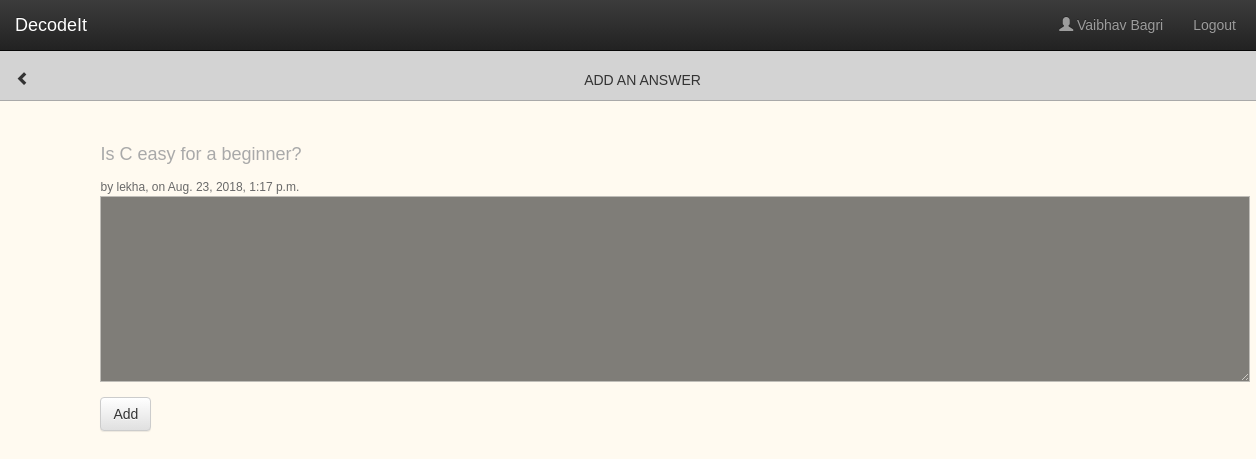
Page /question/add_answer/17/ (signed in) on the committed database.
### question/models.py (models this page shows)
class Question(models.Model):
    question_text = models.TextField(max_length=400)
    pub_date = models.DateTimeField(auto_now_add=True)
    added_by = models.ForeignKey(User,
                                 null=True, blank=True, on_delete=models.CASCADE, default=None)
    category = models.CharField(max_length=40, blank=False)

### question/views.py (the view)
# urls.py: path('add_answer/<int:question_id>/', views.addanswer_view, name='add_answer'),
@login_required
def addanswer_view(request, question_id):
    form = AnswerForm(request.POST)
    if form.is_valid():
        instance = form.save(commit=False)
        instance.added_by = request.user
        instance.question = Question.objects.get(pk=question_id)
        instance.save()
        return redirect('')
    else:
        question = Question.objects.get(pk=question_id)
        if question.added_by == request.user:
            return redirect('home')
        else:
            form = AnswerForm(request.POST)
            context = {
                'form': form,
                'question': question
            }
        return render(request, 'question/add_answer.html', context)

### question/forms.py
class AnswerForm(forms.ModelForm):
    answer = forms.TextInput()
    class Meta:
        model = Answer
        fields = ['answer']

### question/templates/question/add_answer.html (shortened to what this page needs)
{% extends 'base.html' %}
{% load static %}
{% block content %}
<div class="row">
    <div class="col-sm-12 htab">
      <p>
      <a href="/../../../" style="color: #333333"><span class="glyphicon glyphicon-chevron-left" style="float: left;padding-left: 15px"></span></a>
        ADD AN ANSWER
      </p>
    </div>
</div>
<div class="contain2">
    <form class="ansform" method="post">
        <p>{{ question.question_text }}</p>
        <small>by {{question.added_by}}, on {{question.pub_date}}</small>
        {% for field in form %}
          <p>
            {{ field }}
          </p>
        {% endfor %}
        <button class="btn btn-default" type="submit">Add</button>
     </form>
  </div>
{% endblock %}

### question/templates/navbar.html (shortened to what this page needs)
<div class= "navbar-wrapper">
    <div class="container">
        <nav class = "navbar navbar-inverse navbar-fixed-top" id="navbar_whole">
                <div class = "navbar-header">
                    <a class="navbar-brand" href=".">
                         <p>DecodeIt</p>
                    </a>
                </div>
                <div id= "navbar" class="navbar-collapse collapse">
                    <ul class="nav navbar-nav navbar-right" style="padding-right: 20px">
                        {% if user.is_authenticated %}
                            <li><a href="."><span class="glyphicon glyphicon-user"></span> {{ user.get_full_name }}</a></li>
                            <li><a href="{% url 'logout' %}">Logout</a></li>
                        {% endif %}
                    </ul>
                </div>
        </nav>
    </div>
</div>

### question/static/css/style.css (style rules this page uses)
body { background-color: blue; }

### question/templates/css.html (style rules this page uses)
body { background-image: url("https://www.wallpaperflare.com/static/498/674/557/light-bulb-lightbulb-light-bulb-wallpaper.jpg"); background-size: cover; background-attachment: fixed; background-color: floralwhite; padding-top: 50px; font-family: "Arial"; }
.contain2 { position: absolute; top:18%; left:8%; }
.ansform { font: 18px "Arial"; color: darkgray; }
.ansform [input="text"], .ansform textarea { background-color: black;!important; opacity: 0.5; font: 16px "Arial"; border: solid gray 1px; width: 1150px; }
.htab { background-color: lightgray; border:solid darkgray 1px ; }
.htab p { text-align: center; padding-top: 2.4vh; color:#333333; }
.btn-default { font-size: 14px;!important; }
a:link { text-decoration: none; }
small { color: dimgray; font-size: 12px;!important; }

### rows in the picture
Question: question_text "Is C easy for a beginner?", added_by "lekha", pub_date "Aug. 23, 2018, 1:17 p.m."

### other values in the picture
{{ user.get_full_name }} "Vaibhav Bagri"
